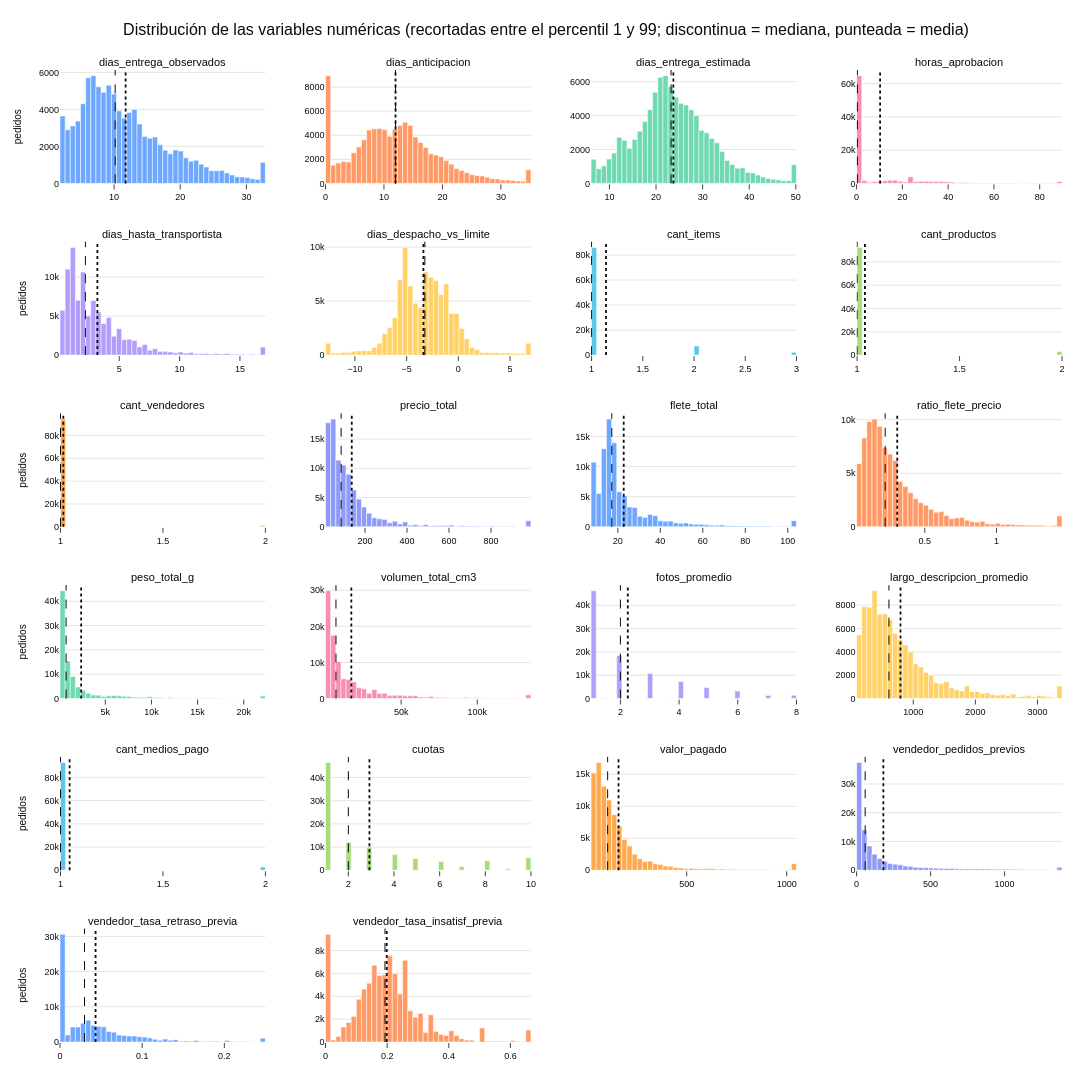

The notebook cell this image was saved under:
### Markdown cell above
### Distribuciones
Histogramas recortados entre el percentil 1 y el 99 para ver la forma de cada distribución
(las barras en los bordes acumulan los valores recortados). La línea negra discontinua es la mediana y la negra punteada, la media: si están lejos una de otra, la distribución es asimétrica.

### Code cell
n = len(VARS_NUMERICAS)
ncols = 4
nrows = int(np.ceil(n / ncols))   # 22 variables en 4 columnas -> 6 filas

fig = make_subplots(rows=nrows, cols=ncols, subplot_titles=VARS_NUMERICAS,
                    vertical_spacing=0.06, horizontal_spacing=0.06)

for i, var in enumerate(VARS_NUMERICAS):
    fila, col = i // ncols + 1, i % ncols + 1      # posición en la grilla
    s = df[var].dropna()
    p1, p99 = s.quantile(0.01), s.quantile(0.99)

    # Se calculan las 40 barras ANTES de graficar: Plotly recibe 40 números, no 95.000
    conteos, bordes = np.histogram(s.clip(p1, p99), bins=40)
    centros = (bordes[:-1] + bordes[1:]) / 2

    fig.add_trace(go.Bar(
        x=centros, y=conteos, width=np.diff(bordes), marker_color=CICLO[i % len(CICLO)],
        marker_line=dict(color='white', width=0.5),
        customdata=np.stack([bordes[:-1], bordes[1:]], axis=1),
        hovertemplate=f'{var}<br>%{{customdata[0]:.2f}} a %{{customdata[1]:.2f}}'
                      f'<br>%{{y:,}} pedidos<extra></extra>',
    ), row=fila, col=col)
    fig.add_vline(x=s.median(), line_dash='dash', line_color='#0b0b0b', line_width=1,
                  row=fila, col=col)
    fig.add_vline(x=min(max(s.mean(), p1), p99), line_dash='dot', line_color='#0b0b0b', line_width=1.8,
                  row=fila, col=col)

fig.update_annotations(font_size=11)
fig.update_xaxes(tickfont_size=9)
fig.update_yaxes(tickfont_size=9)
fig.update_yaxes(title_text='pedidos', title_font_size=10, col=1)
fig.update_layout(height=260 * nrows, width=1300, showlegend=False,
                  title='Distribución de las variables numéricas '
                        '(recortadas entre el percentil 1 y 99; discontinua = mediana, punteada = media)')

guardar(fig, '03_02_numericas_distribucion')
fig.show()
